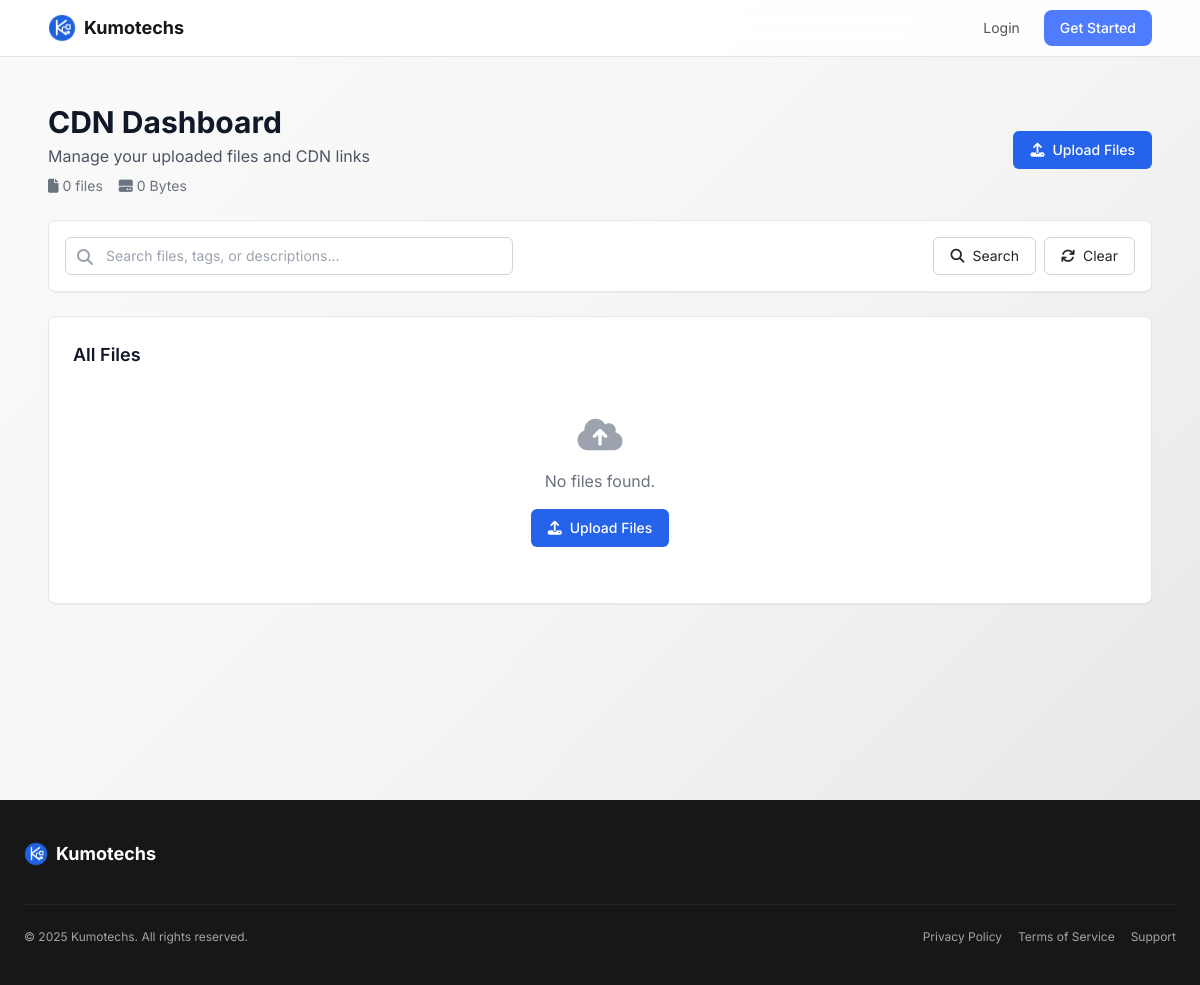
Page /cdn/ on the earlier database version.
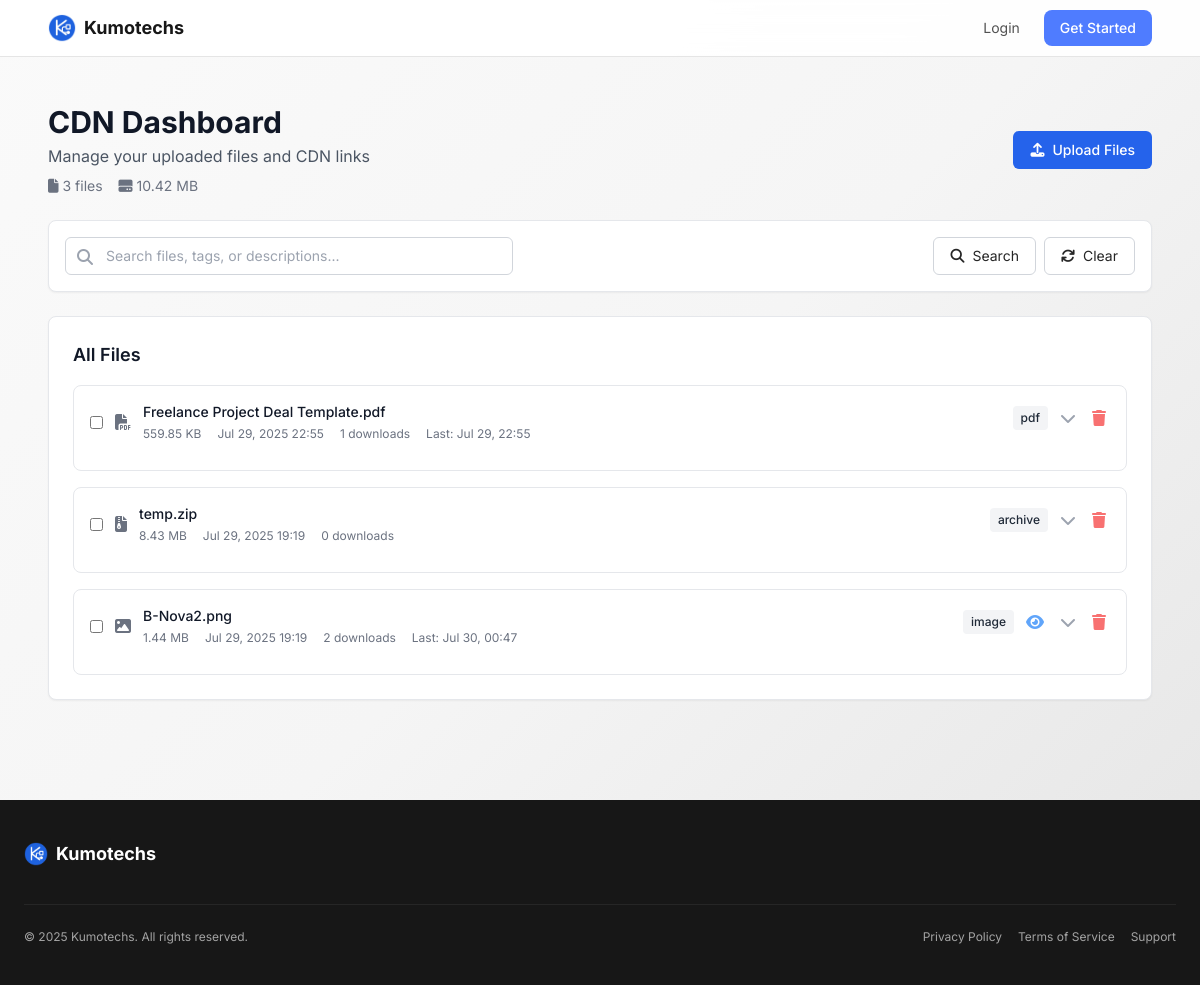
Same page on the later database version.
### cdn_tool/models.py (models this page shows, shortened)
class CDNFile(models.Model):
    file = models.FileField(upload_to=upload_to_hashed_path)
    original_name = models.CharField(max_length=255)
    file_type = models.CharField(max_length=100)
    file_size = models.BigIntegerField()
    upload_date = models.DateTimeField(auto_now_add=True)
    hash_id = models.CharField(max_length=32, unique=True, db_index=True)
    tags = models.CharField(max_length=500, blank=True, help_text="Comma-separated tags")
    description = models.TextField(blank=True)
    download_count = models.PositiveIntegerField(default=0)
    last_accessed = models.DateTimeField(null=True, blank=True)
    class Meta:
        ordering = ['-upload_date']
        verbose_name = "CDN File"
        verbose_name_plural = "CDN Files"
    @property
    def is_image(self):
        return self.file_type.startswith('image/')
    @property
    def is_pdf(self):
        return 'pdf' in self.file_type.lower()
    @property
    def is_archive(self):
        return any(ext in self.file_type.lower() for ext in ['zip', 'rar', '7z', 'tar', 'gz'])
    @property
    def is_document(self):
        return any(ext in self.file_type.lower() for ext in ['doc', 'docx', 'txt', 'rtf'])
    @property
    def cdn_url(self):
        return f"{self.hash_id}/"
    @property
    def download_url(self):
        return f"{self.hash_id}/download/"
    def html_snippet(self, request=None):
        if self.is_image:
            if request:
                full_url = request.build_absolute_uri(self.cdn_url)
            else:
                full_url = f"http://localhost:8000{self.cdn_url}"
            return f'<img src="{full_url}" alt="{self.original_name}" />'
        return None
    @property
    def formatted_size(self):
        bytes_size = self.file_size
        if bytes_size == 0:
            return "0 Bytes"
        size_names = ["Bytes", "KB", "MB", "GB", "TB"]
        i = 0
        while bytes_size >= 1024 and i < len(size_names) - 1:
            bytes_size /= 1024.0
            i += 1
        return f"{bytes_size:.2f} {size_names[i]}"
    def get_file_icon(self):
        if self.is_image:
            return 'image'
        elif self.is_pdf:
            return 'file-pdf'
        elif self.is_document:
            return 'file-text'
        elif self.is_archive:
            return 'file-archive'
        else:
            return 'file'

### cdn_tool/views.py (the view)
# urls.py: path('', views.dashboard, name='dashboard'),
def dashboard(request):
    get_token(request)
    search_query = request.GET.get('search', '')
    files_queryset = CDNFile.objects.all()
    if search_query:
        files_queryset = files_queryset.filter(
            Q(original_name__icontains=search_query) |
            Q(tags__icontains=search_query) |
            Q(description__icontains=search_query)
        )
    paginator = Paginator(files_queryset, 12)  # Show 12 files per page
    page_number = request.GET.get('page')
    files = paginator.get_page(page_number)
    total_files = CDNFile.objects.count()
    total_size_bytes = CDNFile.objects.aggregate(total=Sum('file_size'))['total'] or 0
    def format_total_size(bytes_size):
        if bytes_size == 0:
            return "0 Bytes"
        size_names = ["Bytes", "KB", "MB", "GB", "TB"]
        i = 0
        while bytes_size >= 1024 and i < len(size_names) - 1:
            bytes_size /= 1024.0
            i += 1
        return f"{bytes_size:.2f} {size_names[i]}"
    context = {
        'files': files,
        'search_query': search_query,
        'total_files': total_files,
        'total_size': format_total_size(total_size_bytes),
    }
    return render(request, 'cdn_tool/dashboard.html', context)

### cdn_tool/templates/cdn_tool/dashboard.html (shortened to what the changed rows need)
{% extends 'base.html' %}
{% load static %}
{% block content %}
<div class="space-y-6" x-data="dashboardTool()">
    <div class="flex flex-col sm:flex-row sm:items-center sm:justify-between">
        <div>
            <h1 class="text-2xl sm:text-3xl font-bold text-gray-900 dark:text-white">CDN Dashboard</h1>
            <div class="flex flex-wrap gap-4 mt-2 text-sm text-gray-500 dark:text-gray-400">
                <span><i class="fas fa-file mr-1"></i>{{ total_files }} files</span>
                <span><i class="fas fa-hdd mr-1"></i>{{ total_size }}</span>
            </div>
        </div>
    </div>
    <div class="bg-white dark:bg-gray-800 rounded-lg shadow-sm border border-gray-200 dark:border-gray-700">
        <div class="p-4 sm:p-6">
            <h2 class="text-lg font-semibold text-gray-900 dark:text-white mb-4">All Files</h2>
            {% if files %}
                <div class="space-y-4">
                    {% for file in files %}
                        <div class="border border-gray-200 dark:border-gray-600 rounded-lg p-3 sm:p-4">
                            <div class="flex items-start justify-between mb-3">
                                <div class="flex items-center space-x-3 min-w-0 flex-1">
                                    <input type="checkbox"
                                           x-model="selectedFiles"
                                           value="{{ file.id }}"
                                           class="rounded border-gray-300 text-blue-600 focus:ring-blue-500 flex-shrink-0">
                                    <i class="fas fa-{{ file.get_file_icon }} text-gray-500 dark:text-gray-400 flex-shrink-0"></i>
                                    <div class="min-w-0 flex-1">
                                        <p class="font-medium text-gray-900 dark:text-white text-sm truncate">{{ file.original_name }}</p>
                                        <div class="flex items-center space-x-4 text-xs text-gray-500 dark:text-gray-400 mt-1">
                                            <span>{{ file.formatted_size }}</span>
                                            <span>{{ file.upload_date|date:"M d, Y H:i" }}</span>
                                            <span>{{ file.download_count }} downloads</span>
                                            {% if file.last_accessed %}
                                                <span>Last: {{ file.last_accessed|date:"M d, H:i" }}</span>
                                            {% endif %}
                                        </div>
                                    </div>
                                </div>
                                <div class="flex items-center space-x-2 flex-shrink-0">
                                    <span class="px-2 py-1 text-xs font-medium bg-gray-100 dark:bg-gray-700 text-gray-800 dark:text-gray-200 rounded">
                                        {% if "image" in file.file_type %}
                                            image
                                        {% elif "pdf" in file.file_type %}
                                            pdf
                                        {% elif "zip" in file.file_type %}
                                            archive
                                        {% elif "text" in file.file_type %}
                                            text
                                        {% else %}
                                            file
                                        {% endif %}
                                    </span>
                                    {% if file.is_image %}
                                        <button id="preview-btn-{{ file.id }}" onclick="togglePreview({{ file.id }})" class="p-1 text-blue-400 hover:text-blue-600 dark:hover:text-blue-300">
                                            <i class="fas fa-eye"></i>
                                        </button>
                                    {% endif %}
                                    <button id="details-btn-{{ file.id }}" onclick="toggleDetails({{ file.id }})" class="p-1 text-gray-400 hover:text-gray-600 dark:hover:text-gray-300">
                                        <i class="fas fa-chevron-down"></i>
                                    </button>
                                    <button onclick="deleteFile({{ file.id }})" class="p-1 text-red-400 hover:text-red-600">
                                        <i class="fas fa-trash"></i>
                                    </button>
                                </div>
                            </div>
                        </div>
                    {% endfor %}
                </div>
            {% else %}
                <div class="text-center py-8">
                    <i class="fas fa-cloud-upload-alt text-4xl text-gray-400 dark:text-gray-500 mb-4"></i>
                    <p class="text-gray-500 dark:text-gray-400 mb-4">No files found.</p>
                    <a href="{% url 'cdn_tool:upload' %}" class="inline-flex items-center px-4 py-2 border border-transparent text-sm font-medium rounded-md text-white bg-blue-600 hover:bg-blue-700">
                        <i class="fas fa-upload mr-2"></i>Upload Files
                    </a>
                </div>
            {% endif %}
        </div>
    </div>
</div>
{% endblock %}

Differences in the rows shown:
added CDNFile: original_name "Freelance Project Deal Template.pdf", formatted_size "559.85 KB", upload_date "Jul 29, 2025 22:55", download_count "1", last_accessed "Jul 29, 22:55", file_type "pdf"
added CDNFile: original_name "temp.zip", formatted_size "8.43 MB", upload_date "Jul 29, 2025 19:19", download_count "0", file_type "archive"
added CDNFile: original_name "B-Nova2.png", formatted_size "1.44 MB", upload_date "Jul 29, 2025 19:19", download_count "2", last_accessed "Jul 30, 00:47", file_type "image"
Other differences:
{{ total_files }}: "0" → "3"
{{ total_size }}: "0 Bytes" → "10.42 MB"
text no longer shown: "No files found. Upload Files"
